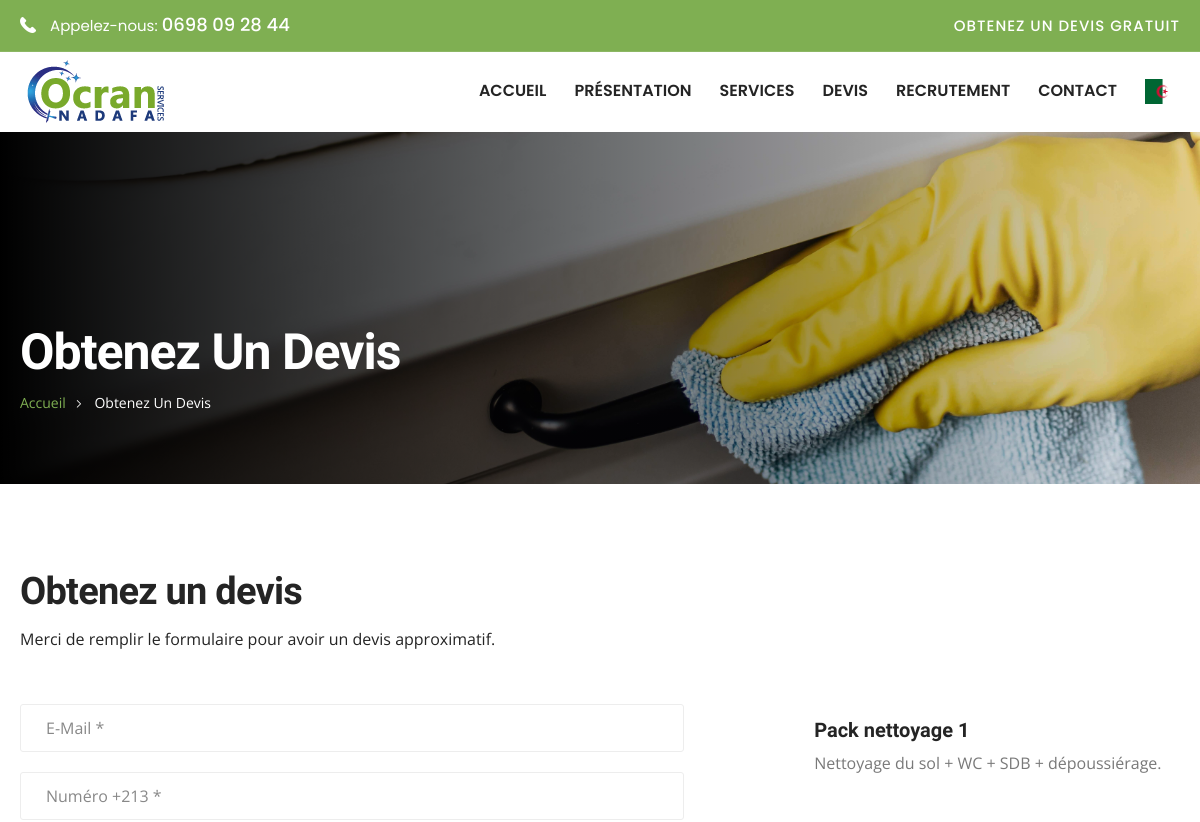
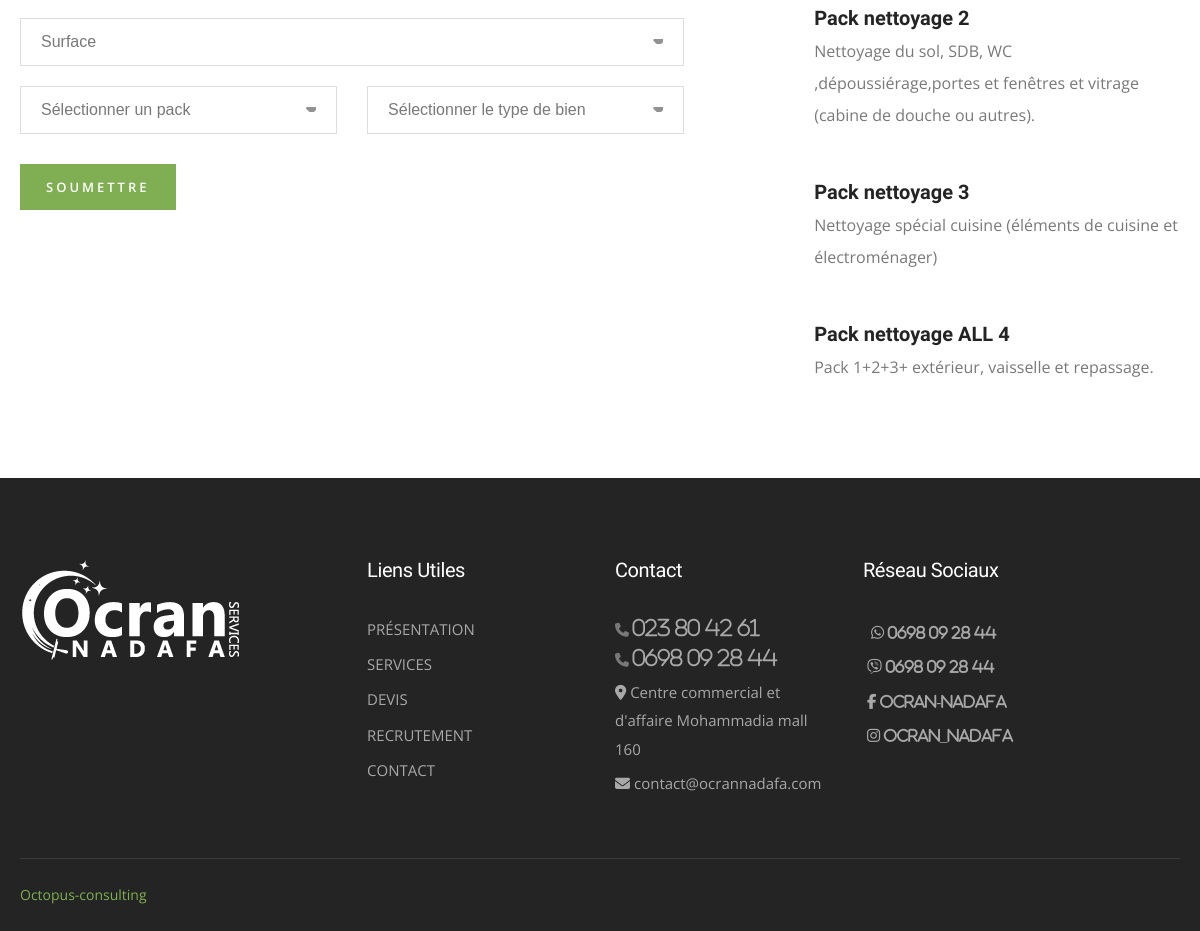
Page /fr/quote on the committed database (2 pictures, top to bottom).
### business/models.py (models this page shows, shortened)
class Business(models.Model):
    name            = models.CharField(verbose_name="Nom de l'entreprise", max_length=100)
    logo            = models.ImageField(upload_to='images/logos', verbose_name='Logo')
    favicon         = models.ImageField(upload_to='images/logos', verbose_name="Favicon", blank=True, null=True)
    logo_negatif    = models.ImageField(upload_to='images/slides', verbose_name="Logo négatif", blank=True, null=True)
    title           = models.CharField(verbose_name="Titre", max_length=50, blank=True)
    adress          = models.CharField(verbose_name="Adresse", max_length=50, blank=True)
    email           = models.EmailField(verbose_name="email de l'entreprise", max_length=50, blank=True)
    email2          = models.EmailField(verbose_name="2eme email de l'entreprise", max_length=50, blank=True)
    email3          = models.EmailField(verbose_name="email de receptions, contact, devis, recrutement", max_length=50, blank=True)
    phone           = models.CharField(verbose_name="numéro de téléphone de l'entreprise", max_length=50, blank=True)
    phone2          = models.CharField(verbose_name="2eme numéro de téléphone de l'entreprise", max_length=50, null=True,blank=True)
    phone3          = models.CharField(verbose_name="3eme numéro de téléphone de l'entreprise", max_length=50, null=True,blank=True)
    about           = tinymce_models.HTMLField(verbose_name='Text a propos', blank=True, null=True)
    about_2          = tinymce_models.HTMLField(verbose_name="Page d'accueil", blank=True, null=True)
    about_photo2     = models.ImageField(verbose_name="Photo a propos Page d'accueil ", upload_to='images/slides', blank=True, null=True)
    mini_about      = models.TextField(verbose_name="Petit texte a propos de l'entreprise ( bas de page)", blank=True, null=True)
    about_photo     = models.ImageField(verbose_name="Photo a propos ", upload_to='images/slides', blank=True, null=True)
    facebook        = models.URLField(verbose_name="Lien page Facebook", max_length=300, blank=True, null=True)
    insta           = models.URLField(verbose_name="Lien page Instagram", max_length=300, blank=True, null=True)
    linkedin        = models.URLField(verbose_name="Lien page LinkedIn", max_length=300, blank=True, null=True)
    def image_tag(self):
        return format_html('<img src="{}" height="150"  />'.format(self.logo.url))
    image_tag.allow_tags = True
    class Meta:
        verbose_name = ' Infomation'
        verbose_name_plural = ' Infomations'

class Formule(models.Model):
    formule        = models.CharField(verbose_name="Pack nettoyage",max_length=150, )
    porte          = models.IntegerField(verbose_name="nombre de fenetre", null=True, blank=True)
    price          = models.IntegerField(verbose_name="prix", default=0)
    description     = models.TextField(verbose_name='Descriptions du pack', null=True, blank=True)
    class Meta:
        verbose_name = _("formule")
        verbose_name_plural = _("formules")

### business/views.py (the view, shortened to what this page needs)
# urls.py: path('quote', QuoteoView.as_view(), name='quote'),
class QuoteoView(SuccessMessageMixin, CreateView):
    template_name= "quote.html"
    form_class= QuoteForm
    model = Quote
    success_message = "Un e-mail contenant les informations demandé vous a été envoyé."
    success_url = reverse_lazy('business:quote')
    def get_context_data(self, **kwargs):
        context = super(QuoteoView, self).get_context_data(**kwargs)
        context["formules"] =Formule.objects.all()
        context["biens"] = Bien.objects.all()
        context["surfaces"] =Surface.objects.all()
        return context

### business/forms.py (shortened to what this page needs)
class QuoteForm(ModelForm) :
    class Meta:
        model = Quote
        fields = '__all__'

### business/context_processores.py (called while the page is built)
def extras(request):
    business = Business.objects.first()
    return {'business': business}

### business/templates/quote.html (shortened to what this page needs)
{% extends "base.html" %}
{% load static %}
{% load i18n %}
{% block content %}
<section class="page-title" style="background-image:url({% static 'images/background/bureau5.jpg' %})">
    <div class="auto-container">
        <h2>{% trans 'Obtenez un devis' %}</h2>
        <ul class="page-breadcrumb">
            <li><a href="/">{% trans 'Accueil' %}</a></li>
            <li>{% trans 'Obtenez un devis' %}</li>
        </ul>
    </div>
</section>
	<section class="contact-form-section" style="background-image:url('images/background/contact.jpg' %})">
		<div class="auto-container">
			<div class="sec-title">
				<h2>{% trans 'Obtenez un devis' %}</h2>
				<div class="text"> <p style="color:#242424;">{% trans 'Merci de remplir le formulaire pour avoir un devis approximatif.' %}</p></div>
			</div>
			<div class="ol-lg-6 col-md-6 col-sm-12">
			 </div>
			<div class="row clearfix">
				<div class="form-column col-lg-7 col-md-12 col-sm-12">
					<div class="inner-column">
						<div class="contact-form">
						 <form hx-post="{% url 'business:create_quote' %}" hx-swap="innerHTML" hx-target="#messageQuote">
								<div class="row clearfix">
									<div class="form-group col-lg-12 col-md-6 col-sm-12">
										<input type="email" name="email" id="id_email" value="" placeholder="{% trans 'E-Mail *' %}" required>
									</div>
									<div class="form-group col-lg-12 col-md-6 col-sm-12">
										<input type="text" name="phone" id="id_phone" value="" placeholder="{% trans 'Numéro +213 *' %}" pattern="^(?:0|\(?\+213\)?\s?|00213\s?)[1-79](?:[\.\-\s]?\d\d){4}$" required>
									</div>
									<div class="form-group col-lg-12 col-md-6 col-sm-12">
									</div>
									<div class="form-group col-lg-6 col-md-12 col-sm-12">
									</div>
									<div class="form-group col-lg-6 col-md-12 col-sm-12" >
									</div>
									<div class="form-group col-lg-12 col-md-12 col-sm-12">
										<button class="theme-btn btn-style-one" type="submit" ><span class="txt"  style="color:#fff;">{% trans 'Soumettre' %}</span></button>
									</div>
								</div>
							</form>
						</div>
					</div>
				</div>
				<div class="info-column col-lg-5 col-md-12 col-sm-12">
					<div class="inner-column">
							{% for formule in formules %}
						<ul class="contact-info-list">
							<li><strong>{{formule.formule}}</strong><br>{{formule.description}}</li>
						</ul>
							{% endfor %}
					</div>
				</div>
			</div>
		</div>
	</section>
{% endblock content %}

### templates/navbar.html (shortened to what this page needs)
{% load static %}
{% load i18n %}
    <header class="main-header header-style-three">
      <div class="header-top">
          <div class="auto-container clearfix">
              <div class="top-left clearfix">
                  <div class="text" dir="ltr"> <span class="icon flaticon-call-answer"></span>{% trans " Appelez-nous:" %} <a href="tel:698092844" dir="ltr" class="number"> {{business.phone2}} </a></div>
              </div>
              <div class="top-right clearfix">
                    <ul class="info-list">
                        <li class="quote"><a href="{% url 'business:create_quote' %}">{% trans "Obtenez un devis gratuit" %}</a></li>
                    </ul>
              </div>
          </div>
      </div>
      <div class="header-upper">
          <div class="inner-container">
              <div class="auto-container clearfix">
                  <div class="logo-outer">
                      <div class="logo"><a href="/"><img src="{% static 'images/logo.png' %}"  alt="" title="" ></a></div>
                  </div>
                  <div class="nav-outer clearfix">
                      <nav class="main-menu navbar-expand-md navbar-light">
                          <div class="collapse navbar-collapse clearfix" id="navbarSupportedContent">
                              <ul class="navigation clearfix">
                                  <li ><a href="/">{% trans "ACCUEIL" %}</a> </li>
                                <li><a href="{% url 'business:about' %}">{% trans "PRÉSENTATION" %}</a> </li>
                                <li ><a href="{% url 'business:service' %}">{% trans "SERVICES" %}</a> </li>
                                <li><a href="{% url 'business:create_quote' %}">{% trans "DEVIS" %}</a> </li>
                                <li ><a href="{% url 'business:recruiting' %}">{% trans "RECRUTEMENT" %}</a> </li>
                                <li><a href="{% url 'business:contact' %}">{% trans "CONTACT" %}</a></li>
                                <li>
                                    {% if LANGUAGE_CODE == 'ar' %}
                                        <a href="/fr/">
                                            <img src="{% static 'images/fr.png' %}"  alt="FR" title="FR" style="height:25px; width:35px;">
                                        </a>
                                    {% else %}
                                        <a href="/ar">
                                            <img src="{% static 'images/dz.png' %}"  alt="AR" title="AR" style="height:25px; width:35px;">
                                        </a>
                                    {% endif %}
                                </li>
                              </ul>
                          </div>
                      </nav>
                  </div>
              </div>
          </div>
      </div>
  </header>
</body>

### templates/footer.html (shortened to what this page needs)
{% load static %}
{% load i18n %}
  <footer class="main-footer">
		<div class="auto-container">
            <div class="widgets-section">
            	<div class="row clearfix">
                    <div class="big-column col-lg-6 col-md-12 col-sm-12">
                        <div class="row clearfix">
                            <div class="footer-column col-lg-7 col-md-6 col-sm-12">
                                <div class="footer-widget logo-widget">
									<div class="logo">
                                    	<a href=""><img src="{{business.logo_negatif.url}}" alt="" /></a>
                                    </div>
									</div>
							</div>
                            <div class="footer-column col-lg-5 col-md-6 col-sm-12">
                                <div class="footer-widget links-widget">
                                	<h2>{% trans "Liens utiles" %} </h2>
									<div class="widget-content">
										<ul class="list">
                                        	<li><a href="{% url 'business:about' %}">{% trans "PRÉSENTATION" %}</a></li>
                                            <li><a href="{% url 'business:service' %}">{% trans "SERVICES" %}</a></li>
                                            <li><a href="{% url 'business:create_quote' %}">{% trans "DEVIS" %}</a></li>
                                            <li><a href="{% url 'business:recruiting' %}">{% trans "RECRUTEMENT" %}</a></li>
                                            <li><a href="{% url 'business:contact' %}">{% trans "CONTACT" %}</a></li>
                                        </ul>
                                    </div>
								</div>
							</div>
						</div>
					</div>
                    <div class="big-column col-lg-6 col-md-12 col-sm-12">
                        <div class="row clearfix">
						<div class="footer-column col-lg-5 col-md-6 col-sm-12">
							<div class="footer-widget contact-widget">
								<h2>{% trans "Contact" %} </h2>
								<div class="widget-content">
									<span class="fa fa-phone"> <a dir="ltr" href="tel:23804261" class="contact-number">{{business.phone}}</span></a>
									<span class="fa fa-phone"> <a dir="ltr" href="tel:698092844" class="contact-number">{{business.phone2}}</span></a>
									<ul>
										<li ><i class="fa fa-map-marker" aria-hidden="true"></i> {{business.adress}} </li>
										<li > <i class="fa fa-envelope" aria-hidden="true"></i><a href="mailto:{{business.email}}" > {{business.email}} </li>
									</ul>
								</div>
							</div>
						</div>
                            <div class="footer-column col-lg-5 col-md-6 col-sm-12">
                                <div class="footer-widget contact-widget">
									<h2>{% trans "réseau sociaux " %}</h2>
										<ul class="social-icons">
											<li><a href="https://wa.me/213698092844"><span class="fab fa-whatsapp">  {{business.phone2}}</span></a></li>
											<li><a href="viber://chat?number=213698092844"><span class="fab fa-viber">  {{business.phone2}} </span></a></li>
											<li><a href="{{business.facebook}}"><span class="fab fa-facebook-f"> OCRAN-Nadafa </span></a></li>
											<li><a href="{{business.insta}}"><span class="fab fa-instagram"> ocran_nadafa </span></a></li>
										</ul>
								</div>
							</div>
						</div>
					</div>
				</div>
			</div>
            <div class="footer-bottom clearfix">
                <div class="pull-center">
                    <div class="copyright"><a href="https://www.octopus-consulting.com/" target="_blank"> Octopus-consulting</a></div>
                </div>
            </div>
		</div>
	</footer>
</body>

### rows in the picture
Business: phone2 "0698 09 28 44", logo_negatif (picture), phone "023 80 42 61", adress "Centre commercial et d'affaire Mohammadia mall 160", email "contact@ocrannadafa.com"
Formule: formule "Pack nettoyage 1", description "Nettoyage du sol + WC + SDB + dépoussiérage."
Formule: formule "Pack nettoyage 2", description "Nettoyage du sol, SDB, WC ,dépoussiérage,portes et fenêtres et vitrage (cabine de douche ou autres)."
Formule: formule "Pack nettoyage 3", description "Nettoyage spécial cuisine (éléments de cuisine et électroménager)"
Formule: formule "Pack nettoyage ALL 4", description "Pack 1+2+3+ extérieur, vaisselle et repassage."
